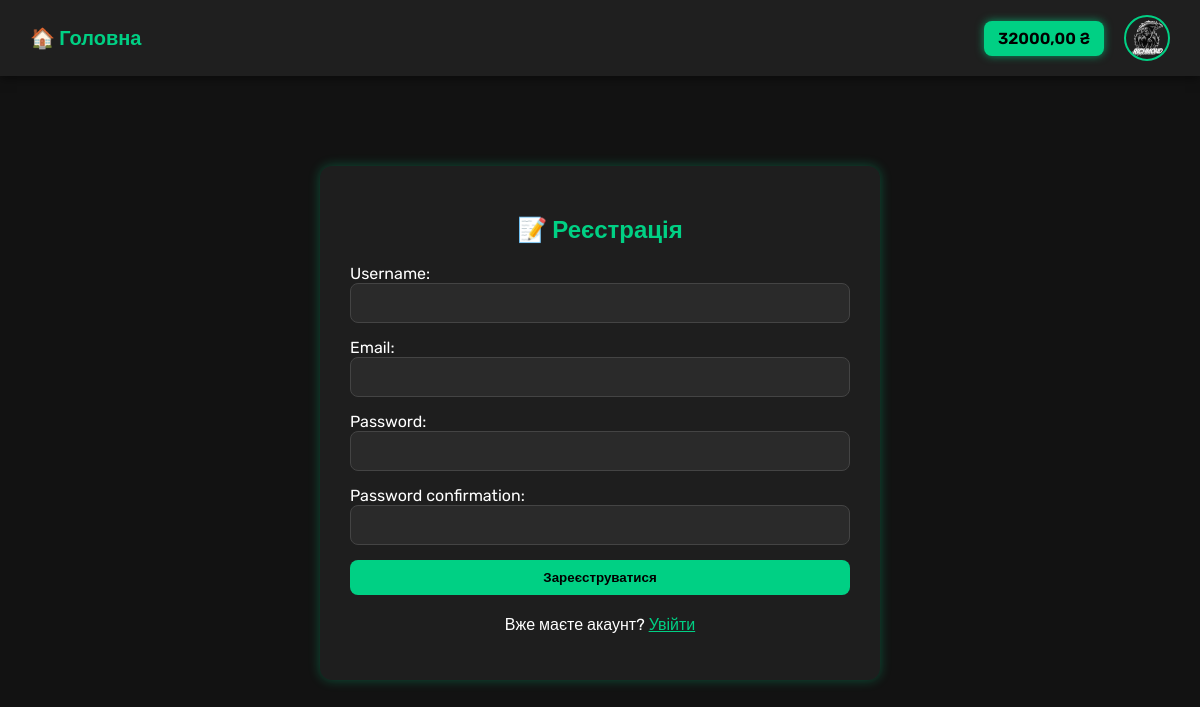
The app's page /register/ (signed in) with its own data.
### accounts/models.py (models this page shows, shortened)
class CustomUser(AbstractUser):
    email = models.EmailField(unique=True)
    avatar = models.ImageField(upload_to='avatars/', default='files/avatars/default.png')
    balance = models.DecimalField(max_digits=10, decimal_places=2, default=0.00)

### accounts/views.py (the view)
# urls.py: path('register/', accounts_views.register_view, name='register'),
def register_view(request):
    if request.method == 'POST':
        form = RegisterForm(request.POST)
        if form.is_valid():
            user = form.save()
            login(request, user)
            return redirect('profile')
    else:
        form = RegisterForm()
    return render(request, 'accounts/register.html', {'form': form})

### accounts/forms.py
class RegisterForm(UserCreationForm):
    email = forms.EmailField(required=True)
    class Meta:
        model = CustomUser
        fields = ['username', 'email', 'password1', 'password2']

### accounts/templates/accounts/register.html (shortened to what this page needs)
{% extends "base.html" %}
{% block content %}
<div style="max-width: 500px; margin: 60px auto; background-color: #1e1e1e; padding: 30px; border-radius: 12px; box-shadow: 0 0 12px #00d08455;">
    <h2 style="text-align: center; color: #00d084;">📝 Реєстрація</h2>
    <form method="post" novalidate>
        <div style="display: flex; flex-direction: column; gap: 15px; margin-top: 20px;">
            {% for field in form %}
                <div style="display: flex; flex-direction: column;">
                    {{ field.label_tag }}
                    {{ field }}
                </div>
            {% endfor %}
            <button type="submit" style="background-color: #00d084; color: #000; font-weight: 600; padding: 10px; border: none; border-radius: 8px; cursor: pointer;">
                Зареєструватися
            </button>
        </div>
    </form>
    <p style="margin-top: 20px; text-align: center;">
        Вже маєте акаунт?
        <a href="{% url 'login' %}" style="color: #00d084;">Увійти</a>
    </p>
</div>
{% endblock %}

### templates/base.html (shortened to what this page needs)
<!DOCTYPE html>
<html lang="uk">
<head>
</head>
<body>
    <div class="navbar" role="navigation" aria-label="Головна навігація">
        <div class="nav-left">
            <a href="{% url 'home' %}">🏠 Головна</a>
        </div>
        <div class="nav-right">
            {% if request.user.is_authenticated %}
                <div class="balance" aria-label="Баланс користувача" tabindex="0">
                    {{ request.user.balance|floatformat:2 }} ₴
                </div>
                <div class="avatar-menu-wrapper" tabindex="0" aria-haspopup="true" aria-expanded="false" aria-label="Меню користувача">
                    <a href="{% url 'profile' %}" tabindex="-1">
                        <img src="{{ request.user.avatar.url }}" alt="Аватар користувача" />
                    </a>
                </div>
            {% else %}
                <a href="{% url 'login' %}" class="auth-link">🔐 Вхід</a>
                <a href="{% url 'register' %}" class="auth-link">📝 Реєстрація</a>
            {% endif %}
        </div>
    </div>
    <div class="container">
        {% block content %}{% endblock %}
    </div>
</body>
</html>

### templates/base.html (style rules this page uses)
body { background-color: #121212; font-family: 'Rubik', sans-serif; color: #fff; margin: 0; }
.navbar { background-color: #1f1f1f; display: flex; justify-content: space-between; padding: 15px 30px; align-items: center; box-shadow: 0 2px 10px rgba(0,0,0,0.5); position: relative; z-index: 100; }
.nav-left a { color: #00d084; font-weight: 700; text-decoration: none; font-size: 20px; transition: color 0.3s ease; }
.nav-right { display: flex; align-items: center; gap: 20px; position: relative; font-weight: 600; }
.balance { background: #00d084; color: #000; padding: 8px 14px; border-radius: 8px; cursor: default; user-select: none; font-size: 16px; min-width: 90px; text-align: center; box-shadow: 0 0 8px #00d084aa; }
.avatar-menu-wrapper { position: relative; display: inline-block; cursor: pointer; }
.avatar-menu-wrapper img { width: 42px; height: 42px; border-radius: 50%; border: 2px solid #00d084; display: block; transition: box-shadow 0.3s ease; }
.container { padding: 30px; }
input, select, textarea { background-color: #2a2a2a; color: #fff; border: 1px solid #444; padding: 10px; border-radius: 8px; font-size: 16px; transition: border 0.3s ease; }

### records on screen
CustomUser: user.balance "32000,00", user.avatar (picture)

### other values on screen
{{ field.label_tag }} "Username:" "Email:" "Password:" "Password confirmation:"
